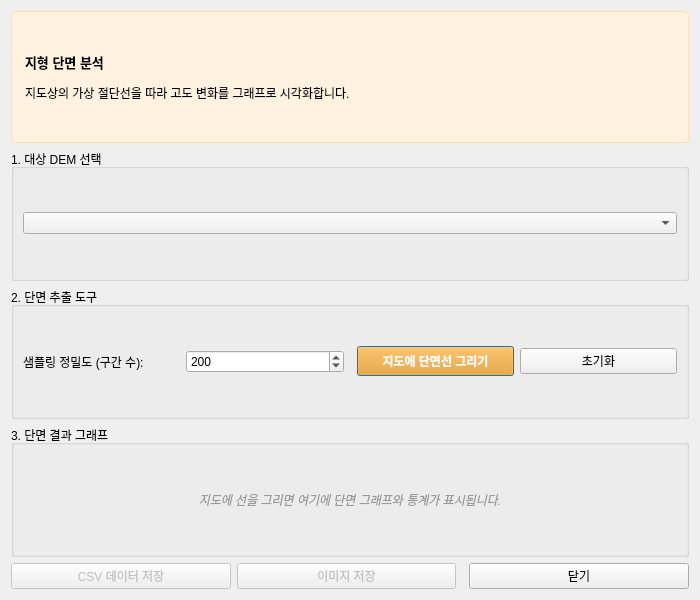
<?xml version="1.0" encoding="UTF-8"?>
<ui version="4.0">
 <class>TerrainProfileDialog</class>
 <widget class="QDialog" name="TerrainProfileDialog">
  <property name="geometry">
   <rect>
    <x>0</x>
    <y>0</y>
    <width>700</width>
    <height>600</height>
   </rect>
  </property>
  <property name="windowTitle">
   <string>지형 단면 프로파일러 (Terrain Profiler) - ArchToolkit</string>
  </property>
  <layout class="QVBoxLayout" name="verticalLayout">
   <item>
    <widget class="QLabel" name="label_Header">
     <property name="text">
      <string>&lt;html&gt;&lt;head/&gt;&lt;body&gt;&lt;p&gt;&lt;span style=&quot; font-size:10pt; font-weight:600;&quot;&gt;지형 단면 분석&lt;/span&gt;&lt;/p&gt;&lt;p&gt;지도상의 가상 절단선을 따라 고도 변화를 그래프로 시각화합니다.&lt;/p&gt;&lt;/body&gt;&lt;/html&gt;</string>
     </property>
     <property name="styleSheet">
      <string>background-color: #fff3e0; padding: 10px; border-radius: 4px; border: 1px solid #ffe0b2;</string>
     </property>
    </widget>
   </item>
   <item>
    <widget class="QGroupBox" name="groupDem">
     <property name="title">
      <string>1. 대상 DEM 선택</string>
     </property>
     <layout class="QVBoxLayout" name="verticalLayout_2">
      <item>
       <widget class="QgsMapLayerComboBox" name="cmbDemLayer"/>
      </item>
     </layout>
    </widget>
   </item>
   <item>
    <widget class="QGroupBox" name="groupSettings">
     <property name="title">
      <string>2. 단면 추출 도구</string>
     </property>
     <layout class="QHBoxLayout" name="horizontalLayout">
      <item>
       <widget class="QLabel" name="lblSamples">
        <property name="text">
         <string>샘플링 정밀도 (구간 수):</string>
        </property>
       </widget>
      </item>
      <item>
       <widget class="QSpinBox" name="spinSamples">
        <property name="maximum">
         <number>5000</number>
        </property>
        <property name="value">
         <number>200</number>
        </property>
        <property name="singleStep">
         <number>50</number>
        </property>
        <property name="toolTip">
         <string>단면선을 이 수만큼 같은 간격으로 나눕니다. 고도는 양 끝을 포함한 (구간 수 + 1)개 지점에서 읽습니다. 간격(단면 길이 / 구간 수)은 DEM 셀 크기와 비슷하게 잡으세요.</string>
        </property>
       </widget>
      </item>
      <item>
       <spacer name="horizontalSpacer_2">
        <property name="orientation">
         <enum>Qt::Horizontal</enum>
        </property>
       </spacer>
      </item>
      <item>
       <widget class="QPushButton" name="btnDrawLine">
        <property name="text">
         <string>지도에 단면선 그리기</string>
        </property>
        <property name="styleSheet">
         <string>font-weight: bold; background-color: #ff9800; color: white; padding: 5px 10px;</string>
        </property>
       </widget>
      </item>
      <item>
       <widget class="QPushButton" name="btnClear">
        <property name="text">
         <string>초기화</string>
        </property>
       </widget>
      </item>
     </layout>
    </widget>
   </item>
   <item>
    <widget class="QGroupBox" name="groupProfile">
     <property name="title">
      <string>3. 단면 결과 그래프</string>
     </property>
     <layout class="QVBoxLayout" name="chartLayout">
      <property name="topMargin">
       <number>10</number>
      </property>
      <property name="bottomMargin">
       <number>10</number>
      </property>
      <item>
       <widget class="QLabel" name="lblStats">
        <property name="text">
         <string>지도에 선을 그리면 여기에 단면 그래프와 통계가 표시됩니다.</string>
        </property>
        <property name="alignment">
         <set>Qt::AlignCenter</set>
        </property>
        <property name="styleSheet">
         <string>color: #999; font-style: italic;</string>
        </property>
       </widget>
      </item>
     </layout>
    </widget>
   </item>
   <item>
    <layout class="QHBoxLayout" name="horizontalLayout_2">
     <item>
      <widget class="QPushButton" name="btnExportCsv">
       <property name="text">
        <string>CSV 데이터 저장</string>
       </property>
       <property name="enabled">
        <bool>false</bool>
       </property>
      </widget>
     </item>
     <item>
      <widget class="QPushButton" name="btnExportImage">
       <property name="text">
        <string>이미지 저장</string>
       </property>
       <property name="enabled">
        <bool>false</bool>
       </property>
      </widget>
     </item>
     <item>
      <spacer name="horizontalSpacer">
       <property name="orientation">
        <enum>Qt::Horizontal</enum>
       </property>
      </spacer>
     </item>
     <item>
      <widget class="QPushButton" name="btnClose">
       <property name="text">
        <string>닫기</string>
       </property>
      </widget>
     </item>
    </layout>
   </item>
  </layout>
 </widget>
 <customwidgets>
  <customwidget>
   <class>QgsMapLayerComboBox</class>
   <extends>QComboBox</extends>
   <header>qgis.gui</header>
  </customwidget>
 </customwidgets>
 <resources/>
 <connections/>
</ui>
